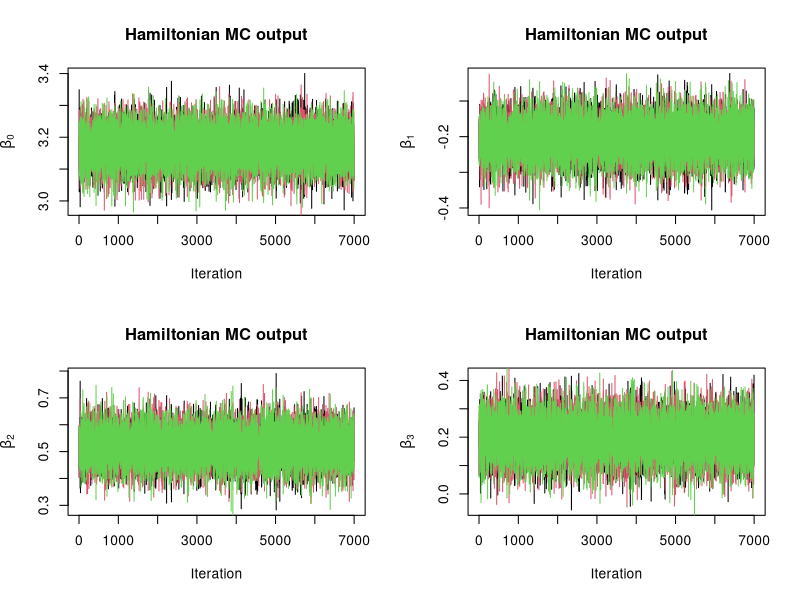
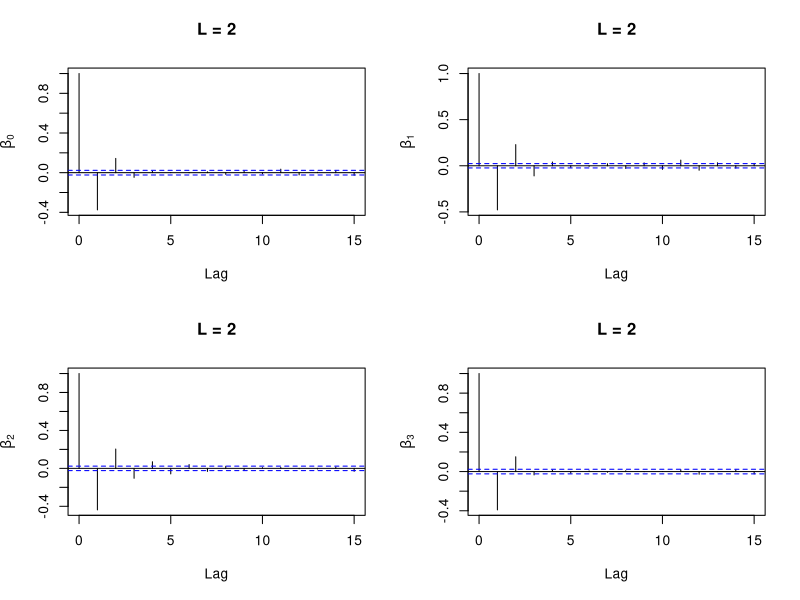
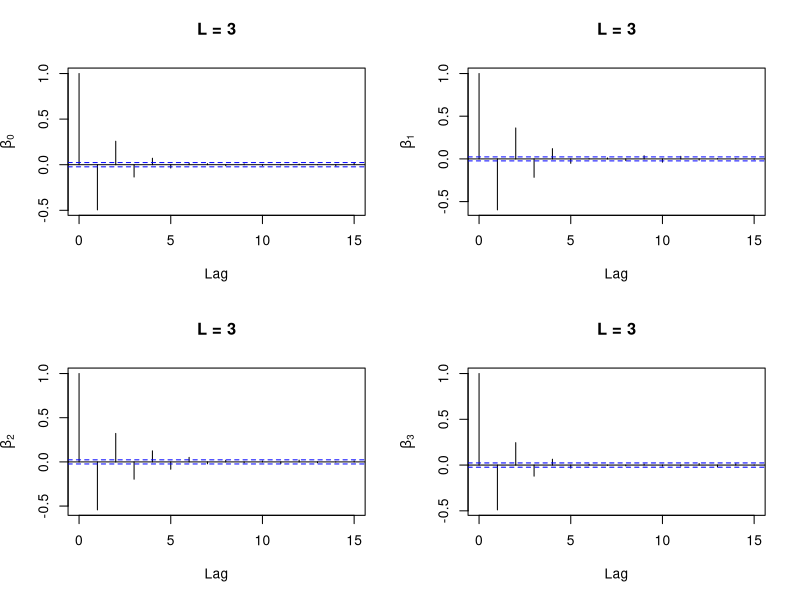
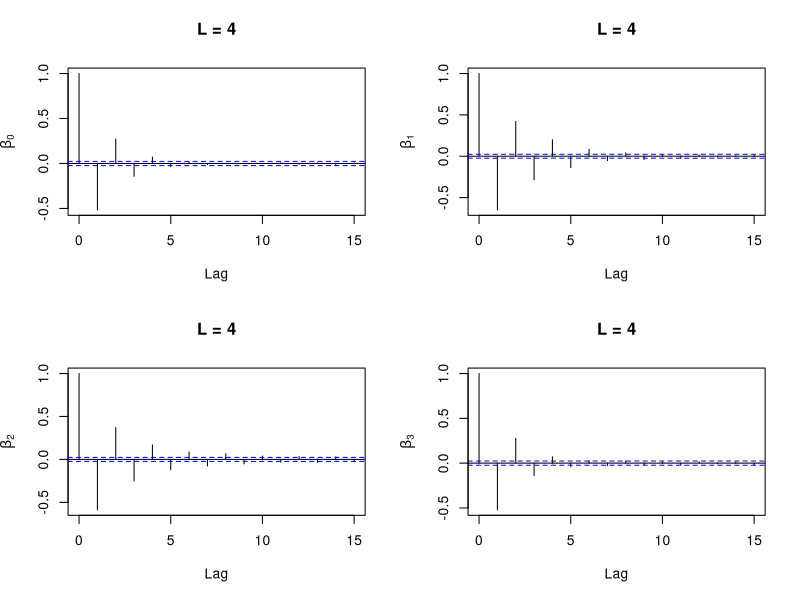
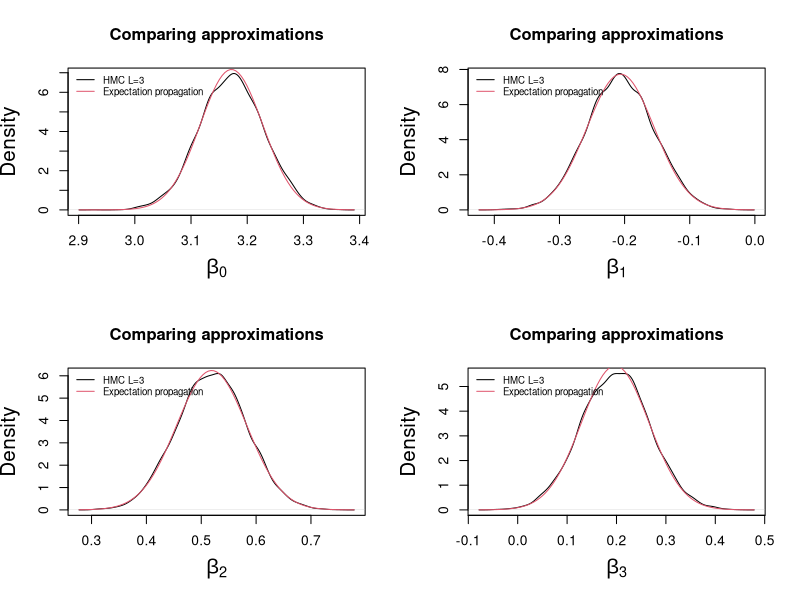

The R script that drew these images, in order:
## ---- chunk 1
knitr::opts_chunk$set(echo = TRUE)
## ---- chunk 2
set.seed(695281)  #Please change random seed to your student id number.
## ---- chunk 3
# Read  data
WOOL <- read.csv("Warpbreaks.csv")
## ---- chunk 4
# model poisson regression 
mod<-glm(breaks~ ., WOOL, family = poisson(link = "log"))
X <- model.matrix(mod)
# sigma  <-vcov(mod)
y <- WOOL$breaks
p <-dim(X)[2]   #number of parameters
M <- 5*crossprod(X)
## ---- chunk 5

#Part one: function for performing Hamiltonian Monte Carlo for logistic regression.
#Inputs:
#y: vector of responses
#n: vector (or scalar) of trial sizes. 
#X: predictor matrix including intercept.
#L: number of leapfrog steps.
#M is variance covariance matrix for normal prior of momentum variable \phi. Ideally diagonal.
#iter: number of iterations
#burnin: number of initial iterations to throw out.
HMC.fn<-function(y,X,L,M,iter,burnin){ 
p <-dim(X)[2]   #number of parameters
library(mvtnorm)
theta0<-rnorm(p) #initial values of beta
theta.sim<-matrix(0,iter,p+1) #matrix to store iterations plus acceptance.
theta.sim[1,1:p]<-theta0       #initial values in matrix.
epsilon<-1/L                #epsilon assuming epsilon*L =1.
Minv   <-solve(M)


for(i in 1:(iter-1)){
phi       <-rmvnorm(1,mean=rep(0,p),sigma=M)   #draw momentum variable.
phi       <-as.numeric(phi)
phi0      <-phi                             #saving starting phi for calculation of r. 
theta     <-theta.sim[i,1:p]                 #current state of theta.  

lbd.b         <-exp(X%*%theta)  #calculate lambda.
gradtheta <- crossprod(X,y-lbd.b )   #Gradient of posterior = joint distribution with respect to theta.

#leapfrog steps.
for(j in 1:L){
  phi   <- phi + 0.5*epsilon*gradtheta   #first half step for phi
  theta <- theta + epsilon*(Minv%*%phi)  #full step for theta
  
lbd.c         <-exp(X%*%theta) #calculate probabilities of success at candidate (sub) state.
gradtheta <- crossprod(X,y-lbd.c )   #Gradient of posterior = joint distribution with respect to theta.

phi   <- phi + 0.5*epsilon*gradtheta #second half step for phi.
phi   <- as.numeric(phi)
}

#difference of log joint distributions at final iteration of leap.frog vs current state.
r<-sum( dpois(y,lambda = lbd.c,log=TRUE))+dmvnorm(phi,mean=rep(0,p),sigma=M,log=TRUE)-sum(dpois(y,lambda = lbd.b,log=TRUE) )-dmvnorm(phi0,mean=rep(0,p),sigma=M,log=TRUE)
#Draw an indicator whether to accept/reject candidate
ind<-rbinom(1,1,exp( min(c(r,0)) ) )
theta.sim[i+1,1:p]<- ind*theta + (1-ind)*theta.sim[i,1:p]
theta.sim[i+1,p+1] <- ind
}

#Removing the iterations in burnin phase
results<-theta.sim[-c(1:burnin),]
names(results)<-c('beta0','beta1','beta2','beta3','accept') #column names

return(results)
}
## ---- chunk 6
# L = 2
HMCl2<-HMC.fn(y=y,X=X,L=2,M=M,iter=10000,burnin=3000)

# L = 3
HMCl3<-HMC.fn(y=y,X=X,L=3,M=M,iter=10000,burnin=3000)

# L = 4
HMCl4<-HMC.fn(y=y,X=X,L=4,M=M,iter=10000,burnin=3000)

## ---- chunk 7
#Posterior means of beta0, beta1, beta2, beta3 Acceptance rate comparison

colMeans(HMCl2)

#Posterior standard deviations
apply(HMCl2,2,FUN=sd)

#90 % credible intervals  
apply(HMCl2,2,FUN=function(x) quantile(x,c(0.05,0.95)) )

# acceptance rate 
colMeans(HMCl2)[5]
## ---- chunk 8
#Posterior means of beta0, beta1, beta2, beta3 Acceptance rate comparison

colMeans(HMCl3)

#Posterior standard deviations
apply(HMCl3,2,FUN=sd)

#90 % credible intervals  
apply(HMCl3,2,FUN=function(x) quantile(x,c(0.05,0.95)) )

# acceptance rate 
colMeans(HMCl3)[5]

## ---- chunk 9
#Posterior means of beta0, beta1, beta2, beta3 Acceptance rate comparison
colMeans(HMCl4)

#Posterior standard deviations
apply(HMCl4,2,FUN=sd)

#90 % credible intervals  
apply(HMCl4,2,FUN=function(x) quantile(x,c(0.05,0.95)) )

# acceptance rate 
colMeans(HMCl4)[5]
## ---- chunk 10
#plotting HMC.
par(mfrow=c(2,2))
for (i in 1:4) {
plot(HMCl2[,i],type='l',main='Hamiltonian MC output',xlab='Iteration',ylab=bquote( beta[.(i-1)] ))
lines(HMCl3[,i],col=2)
lines(HMCl4[,i],col=3)
}

## ---- chunk 11
library(coda)
hl1<-as.mcmc.list(as.mcmc((HMCl2[1:3500,1:4])))
hl2<-as.mcmc.list(as.mcmc((HMCl2[1:3500,1:4])))
hl3<-as.mcmc.list(as.mcmc((HMCl3[1:3500,1:4])))
hl4<-as.mcmc.list(as.mcmc((HMCl3[3500+1:3500,1:4])))
hl5<-as.mcmc.list(as.mcmc((HMCl4[3500+1:3500,1:4])))
hl6<-as.mcmc.list(as.mcmc((HMCl4[3500+1:3500,1:4])))
hl<-c(hl1,hl2,hl3,hl4,hl5,hl6)

#Gelman-Rubin diagnostic.
gelman.diag(hl)[[1]]
#effective sample size.
effectiveSize(hl)


## ---- chunk 12
# L=2
par(mfrow=c(2,2))
for (i in 1:4) {
acf(HMCl2[,i],ylab=bquote( beta[.(i-1)] ),lag.max = 15,main="L = 2")
}
# L=3
par(mfrow=c(2,2))
for (i in 1:4) {
acf(HMCl3[,i],ylab=bquote( beta[.(i-1)] ),lag.max = 15,main="L = 3")
}
# L=4
par(mfrow=c(2,2))
for (i in 1:4) {
acf(HMCl4[,i],ylab=bquote( beta[.(i-1)] ),lag.max = 15,main="L = 4")
}
## ---- chunk 13

#Coding for implementing Expectation-propagation for poission regression.

#Arguments.
#response, response vector
#n: vector of trial sizes
#iter: number of rounds to consider
#epsilon: convergence criteria.

EP.logit<-function(response,n,X,iter,epsilon){
N<-length(response) #size of dataset.
p<-dim(X)[2]
  
Sigmainvmu <-matrix(0,p,N) #natural parameter \Sigma^{-1}mu
Sigmainv  <-rep(list(diag(p)),N)  #natural parameter \Sigma^{-1}, stored as list

#Previous parameters of g.
Sigmainvmu0<-rowSums(Sigmainvmu)
Sigmainv0   <-Reduce("+",Sigmainv)
  
#g_0(\bm \beta) need not be updated and is assumed flat.

#function for tilted distribution
tilt.dist      <- function(x){
gnoti          <-dnorm(x,mean=Mnoti,sd=sqrt(Vnoti))
# beta           <- rnorm(p,mean=Mnoti,sd=sqrt(Vnoti))
lbd              <-exp(x)
like           <-dpois(response[i],lbd)
result <-gnoti*like
return(result)
}

#loop for updating g_i(\bm \beta) i= 1, ..., n.
for(j in 1:iter){
for(i in 1:N){
Sigmainvmunoti <-rowSums(Sigmainvmu)  - Sigmainvmu[,i] #Natural parameter \Sigma_{-i}^{-1}\mu_{-i}
Sigmainvnoti   <-Reduce("+",Sigmainv) - Sigmainv[[i]]  #Natural parameter \Sigma_{-i}^{-1}\mu_{-i}
Sigmanoti      <-solve(Sigmainvnoti)                   #parameter \Sigma_{-i}^{-1}
munoti         <-Sigmanoti%*%Sigmainvmunoti            #parameter \mu_{-i}
Mnoti          <-t(X[i,])%*%munoti                     #M_{-i}
Vnoti          <-t(X[i,])%*%Sigmanoti%*%X[i,]          #V_{-i}

#Moment matching.
E0<-integrate(f= function(x) { tilt.dist(x)}, lower=Mnoti-10*sqrt(Vnoti), upper=Mnoti+10*sqrt(Vnoti))
E1<-integrate(f= function(x) {x*tilt.dist(x)}, lower=Mnoti-10*sqrt(Vnoti), upper=Mnoti+10*sqrt(Vnoti))
E2<-integrate(f= function(x) {x^2*tilt.dist(x)}, lower=Mnoti-10*sqrt(Vnoti), upper=Mnoti+10*sqrt(Vnoti))  
M <- E1$value/E0$value       
V <- E2$value/E0$value - M^2

#Update g_i
MiViinv <- M/V - Mnoti/Vnoti
Viinv   <- 1/V - 1/Vnoti

#transform back to beta scale.
Sigmainvmu[,i] <-X[i,]%*%MiViinv  #natural parameter \Sigma^{-1}mu
Sigmainv[[i]]  <-X[i,]%*%Viinv%*%t(X[i,])
}
#Note by the way the previous lines of code have been written, step six has been implicitly. 

#Checking whether to stop iterations.
currentSinvmu <-rowSums(Sigmainvmu)   
currentSinv   <-Reduce("+",Sigmainv)

  diff1  <- sqrt((currentSinvmu-Sigmainvmu0)^2)/(abs(currentSinvmu)+0.01)
  diff2  <- sqrt((currentSinv-Sigmainv0)^2)/(abs(currentSinv)+0.01)
  diff.all<-c(diff1,diff2)
  if(max(diff.all) < epsilon) break else Sigmainvmu0 <- currentSinvmu; Sigmainv0 <- currentSinv 
}

#Final mean and variance-covariance matrix of g(\beta)
Sigma <-solve(currentSinv)
mu    <-Sigma%*%currentSinvmu


#Storing and returning results.
param<-list(mu,Sigma,j)
names(param)<-c('betahat','Sigma','iter_break')
return(param)  
}
## ---- chunk 14
N <- 10
n <- length(y)
mresult<-EP.logit(response=y,n=rep(N,n),X=X,iter=100,epsilon=1e-6)
## ---- chunk 15
#Posterior means 
report <- mresult$betahat
ci <- matrix(rep(0,8),nrow = 4)
#90 % credible intervals  
std <- diag(mresult$Sigma)
for (i in 1:4) {
  ci[i,] <- qnorm(c(0.05,0.95),mean =mresult$betahat[i] ,sd =std[i] ) 
}

report <- cbind(report,ci)
colnames(report) <-(c("mean","lower CI" ,"upper CI"))
report
## ---- chunk 16

# par(mfrow=c(1,2))
for(i in 1:4){
plot(density(HMCl3[,i]),xlab=bquote(beta[.(i-1)]),main='Comparing approximations',cex.lab=1.5)
# curve(dnorm(x,mean=mod$coef[i],sd=sqrt(vcov(mod)[i,i])),add=TRUE,col=2 )
curve(dnorm(x,mean=mresult$betahat[i],sd=sqrt(mresult$Sigma[i,i])),add=TRUE,col=2 )
legend('topleft',legend=c('HMC L=3','Expectation propagation'),col=1:2,lty=1,bty='n',cex=0.7)
}
